Frame 1 (no input): blank canvas, image omitted
Frame 60 (the mouse pressed at the canvas centre just before this capture): blank canvas, image omitted
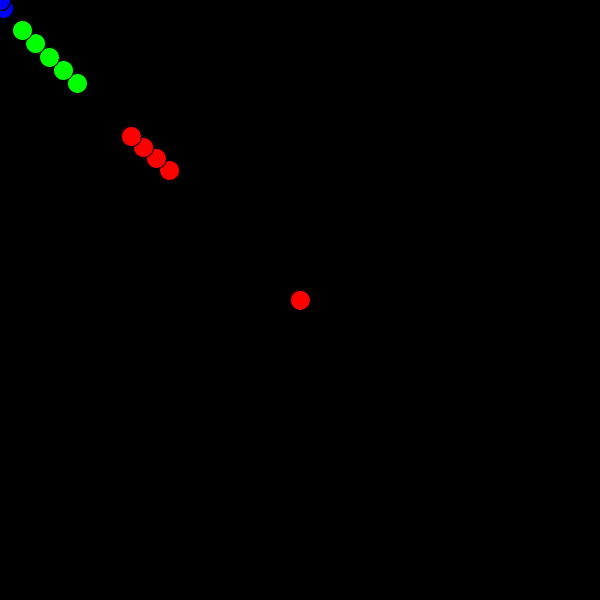
Frame 120 (the mouse held since frame 60 and released just before this capture)

The Processing sketch whose frames 1 and 60 were blank and that drew this single picture after the mouse press (run headless with seeded random() and noise(); from frame 60 on, the mouse is pressed at the canvas centre):

// Processing sketch: processing_94696
// ── processing_94696.pde

int s = 20;
color c = color(255, 255, 255);
PVector[] array = new PVector[s];
void setup() {
  size(600, 600);
  for(int i = 0; i < s; i++) {
    array[i] = new PVector(mouseX, mouseY);
  }
  noCursor();
}
void draw() {
  background(0);
  fill(255, 0, 0);
  ellipse(mouseX, mouseY, s, s);
  fill(c);
  array[0] = new PVector(mouseX, mouseY);
  for(int i = 1; i < s; i++) {
   if(dist(array[i].x, array[i].y, array[i-1].x, array[i-1].y)>s) {
    array[i].x +=sin(atan2(array[i-1].x-array[i].x, array[i-1].y-array[i].y))*4-i/5;
    array[i].y +=cos(atan2(array[i-1].x-array[i].x, array[i-1].y-array[i].y))*4-i/5;
   }
   if(i < 5) {
     fill(255, 0, 0);
   }
   else{
     if(i < 10) {
       fill(0, 255, 0);
     }
     else {
       fill(0, 0, 255);
     }
   }
    ellipse(array[i].x, array[i].y, s, s);
  }
}
